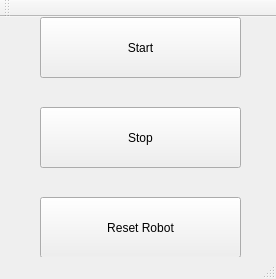
<?xml version="1.0" encoding="UTF-8"?>
<ui version="4.0">
 <class>dumbo_cpe_widget</class>
 <widget class="QMainWindow" name="dumbo_cpe_widget">
  <property name="geometry">
   <rect>
    <x>0</x>
    <y>0</y>
    <width>276</width>
    <height>279</height>
   </rect>
  </property>
  <property name="windowTitle">
   <string>dumbo_cpe_widget</string>
  </property>
  <widget class="QWidget" name="centralWidget">
   <widget class="QPushButton" name="startButton">
    <property name="geometry">
     <rect>
      <x>40</x>
      <y>0</y>
      <width>201</width>
      <height>61</height>
     </rect>
    </property>
    <property name="text">
     <string>Start</string>
    </property>
   </widget>
   <widget class="QPushButton" name="stopButton">
    <property name="geometry">
     <rect>
      <x>40</x>
      <y>90</y>
      <width>201</width>
      <height>61</height>
     </rect>
    </property>
    <property name="text">
     <string>Stop</string>
    </property>
   </widget>
   <widget class="QPushButton" name="resetButton">
    <property name="geometry">
     <rect>
      <x>40</x>
      <y>180</y>
      <width>201</width>
      <height>61</height>
     </rect>
    </property>
    <property name="text">
     <string>Reset Robot</string>
    </property>
   </widget>
  </widget>
  <widget class="QToolBar" name="mainToolBar">
   <attribute name="toolBarArea">
    <enum>TopToolBarArea</enum>
   </attribute>
   <attribute name="toolBarBreak">
    <bool>false</bool>
   </attribute>
  </widget>
  <widget class="QStatusBar" name="statusBar"/>
 </widget>
 <layoutdefault spacing="6" margin="11"/>
 <resources/>
 <connections/>
</ui>
